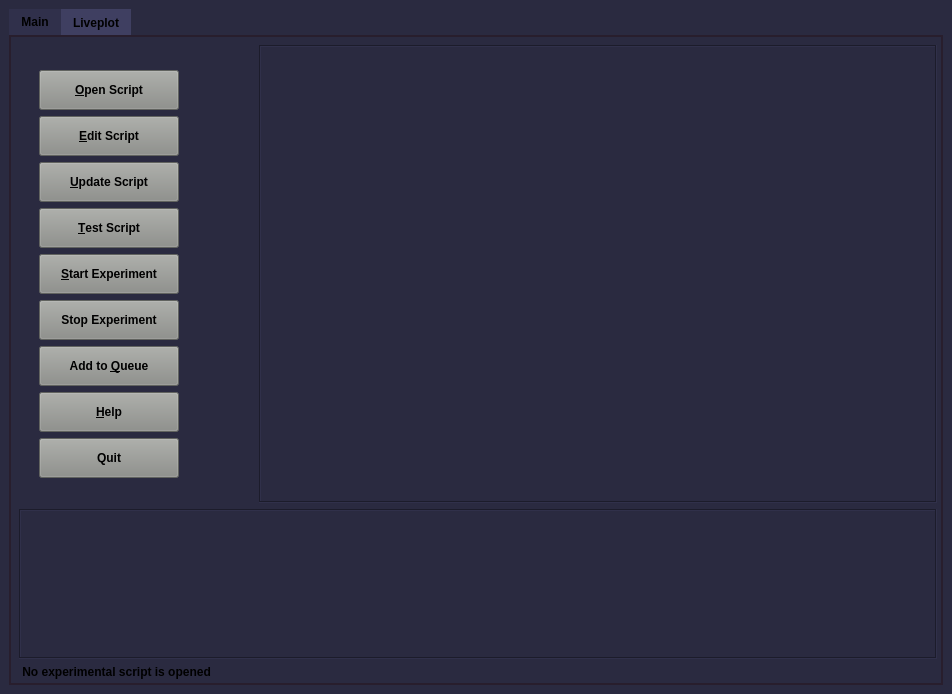
<?xml version="1.0" encoding="UTF-8"?>
<ui version="4.0">
 <class>MainWindow</class>
 <widget class="QMainWindow" name="MainWindow">
  <property name="geometry">
   <rect>
    <x>0</x>
    <y>0</y>
    <width>952</width>
    <height>694</height>
   </rect>
  </property>
  <property name="sizePolicy">
   <sizepolicy hsizetype="Expanding" vsizetype="Expanding">
    <horstretch>0</horstretch>
    <verstretch>0</verstretch>
   </sizepolicy>
  </property>
  <property name="minimumSize">
   <size>
    <width>0</width>
    <height>0</height>
   </size>
  </property>
  <property name="font">
   <font>
    <family>Arial</family>
    <weight>75</weight>
    <bold>true</bold>
   </font>
  </property>
  <property name="windowTitle">
   <string>Atomize</string>
  </property>
  <property name="styleSheet">
   <string notr="true">background-color: rgb(42,42,64);</string>
  </property>
  <widget class="QWidget" name="centralwidget">
   <layout class="QGridLayout" name="gridLayout">
    <item row="0" column="0">
     <widget class="QTabWidget" name="tabwidget">
      <property name="font">
       <font>
        <weight>75</weight>
        <bold>true</bold>
       </font>
      </property>
      <property name="focusPolicy">
       <enum>Qt::TabFocus</enum>
      </property>
      <property name="styleSheet">
       <string notr="true">QTabWidget::pane {
    border: 1.5px solid rgb(40, 30, 45 );
}
QTabBar::tab {
	background: rgb(63, 63, 97 );
}
QTabBar::tab:selected {
    background: rgb(48, 48, 75);
}</string>
      </property>
      <property name="tabShape">
       <enum>QTabWidget::Rounded</enum>
      </property>
      <property name="currentIndex">
       <number>0</number>
      </property>
      <property name="iconSize">
       <size>
        <width>16</width>
        <height>16</height>
       </size>
      </property>
      <property name="elideMode">
       <enum>Qt::ElideNone</enum>
      </property>
      <property name="tabBarAutoHide">
       <bool>false</bool>
      </property>
      <widget class="QWidget" name="tab">
       <attribute name="title">
        <string>Main</string>
       </attribute>
       <layout class="QGridLayout" name="gridLayout_3">
        <property name="leftMargin">
         <number>8</number>
        </property>
        <property name="topMargin">
         <number>6</number>
        </property>
        <property name="rightMargin">
         <number>4</number>
        </property>
        <property name="bottomMargin">
         <number>4</number>
        </property>
        <item row="0" column="0">
         <layout class="QGridLayout" name="gridLayout_tab" rowstretch="0,0,0,0,0,0,0,0,0,0,0,0,0,0,0,0" columnstretch="0,0,0,0">
          <property name="sizeConstraint">
           <enum>QLayout::SetMinAndMaxSize</enum>
          </property>
          <property name="topMargin">
           <number>2</number>
          </property>
          <property name="horizontalSpacing">
           <number>20</number>
          </property>
          <property name="verticalSpacing">
           <number>6</number>
          </property>
          <item row="4" column="1">
           <widget class="QPushButton" name="button_edit">
            <property name="minimumSize">
             <size>
              <width>140</width>
              <height>40</height>
             </size>
            </property>
            <property name="font">
             <font>
              <weight>75</weight>
              <bold>true</bold>
             </font>
            </property>
            <property name="styleSheet">
             <string notr="true">background-color: rgb(136, 138, 133);</string>
            </property>
            <property name="text">
             <string>&amp;Edit Script</string>
            </property>
           </widget>
          </item>
          <item row="7" column="1">
           <widget class="QPushButton" name="button_start">
            <property name="minimumSize">
             <size>
              <width>140</width>
              <height>40</height>
             </size>
            </property>
            <property name="font">
             <font>
              <weight>75</weight>
              <bold>true</bold>
             </font>
            </property>
            <property name="styleSheet">
             <string notr="true">background-color: rgb(136, 138, 133);</string>
            </property>
            <property name="text">
             <string>&amp;Start Experiment</string>
            </property>
           </widget>
          </item>
          <item row="3" column="1">
           <widget class="QPushButton" name="button_open">
            <property name="sizePolicy">
             <sizepolicy hsizetype="Minimum" vsizetype="Fixed">
              <horstretch>0</horstretch>
              <verstretch>0</verstretch>
             </sizepolicy>
            </property>
            <property name="minimumSize">
             <size>
              <width>140</width>
              <height>40</height>
             </size>
            </property>
            <property name="font">
             <font>
              <weight>75</weight>
              <bold>true</bold>
             </font>
            </property>
            <property name="styleSheet">
             <string notr="true">background-color: rgb(136, 138, 133);</string>
            </property>
            <property name="text">
             <string>&amp;Open Script</string>
            </property>
           </widget>
          </item>
          <item row="11" column="1">
           <widget class="QPushButton" name="button_quit">
            <property name="minimumSize">
             <size>
              <width>0</width>
              <height>40</height>
             </size>
            </property>
            <property name="font">
             <font>
              <weight>75</weight>
              <bold>true</bold>
             </font>
            </property>
            <property name="styleSheet">
             <string notr="true">background-color: rgb(136, 138, 133);</string>
            </property>
            <property name="text">
             <string>Quit</string>
            </property>
           </widget>
          </item>
          <item row="10" column="1">
           <widget class="QPushButton" name="button_help">
            <property name="minimumSize">
             <size>
              <width>0</width>
              <height>40</height>
             </size>
            </property>
            <property name="font">
             <font>
              <weight>75</weight>
              <bold>true</bold>
             </font>
            </property>
            <property name="styleSheet">
             <string notr="true">background-color: rgb(136, 138, 133);</string>
            </property>
            <property name="text">
             <string>&amp;Help</string>
            </property>
           </widget>
          </item>
          <item row="15" column="0" colspan="4">
           <widget class="CodeEditor" name="text_errors">
            <property name="minimumSize">
             <size>
              <width>0</width>
              <height>150</height>
             </size>
            </property>
            <property name="font">
             <font>
              <family>Arial</family>
              <pointsize>9</pointsize>
              <weight>50</weight>
              <bold>false</bold>
             </font>
            </property>
            <property name="mouseTracking">
             <bool>false</bool>
            </property>
            <property name="focusPolicy">
             <enum>Qt::StrongFocus</enum>
            </property>
            <property name="contextMenuPolicy">
             <enum>Qt::CustomContextMenu</enum>
            </property>
            <property name="styleSheet">
             <string notr="true"/>
            </property>
            <property name="frameShape">
             <enum>QFrame::Box</enum>
            </property>
            <property name="frameShadow">
             <enum>QFrame::Sunken</enum>
            </property>
            <property name="lineWidth">
             <number>1</number>
            </property>
            <property name="verticalScrollBarPolicy">
             <enum>Qt::ScrollBarAsNeeded</enum>
            </property>
            <property name="sizeAdjustPolicy">
             <enum>QAbstractScrollArea::AdjustToContentsOnFirstShow</enum>
            </property>
            <property name="readOnly">
             <bool>true</bool>
            </property>
           </widget>
          </item>
          <item row="2" column="1">
           <spacer name="verticalSpacer">
            <property name="orientation">
             <enum>Qt::Vertical</enum>
            </property>
            <property name="sizeHint" stdset="0">
             <size>
              <width>20</width>
              <height>5</height>
             </size>
            </property>
           </spacer>
          </item>
          <item row="2" column="3" rowspan="11">
           <widget class="CodeEditor" name="textEdit">
            <property name="sizePolicy">
             <sizepolicy hsizetype="Expanding" vsizetype="Expanding">
              <horstretch>100</horstretch>
              <verstretch>250</verstretch>
             </sizepolicy>
            </property>
            <property name="minimumSize">
             <size>
              <width>0</width>
              <height>200</height>
             </size>
            </property>
            <property name="font">
             <font>
              <family>Arial</family>
              <pointsize>11</pointsize>
              <weight>50</weight>
              <bold>false</bold>
             </font>
            </property>
            <property name="focusPolicy">
             <enum>Qt::StrongFocus</enum>
            </property>
            <property name="contextMenuPolicy">
             <enum>Qt::CustomContextMenu</enum>
            </property>
            <property name="autoFillBackground">
             <bool>false</bool>
            </property>
            <property name="styleSheet">
             <string notr="true"/>
            </property>
            <property name="frameShape">
             <enum>QFrame::Box</enum>
            </property>
            <property name="frameShadow">
             <enum>QFrame::Sunken</enum>
            </property>
            <property name="lineWidth">
             <number>1</number>
            </property>
            <property name="midLineWidth">
             <number>0</number>
            </property>
            <property name="verticalScrollBarPolicy">
             <enum>Qt::ScrollBarAsNeeded</enum>
            </property>
            <property name="horizontalScrollBarPolicy">
             <enum>Qt::ScrollBarAsNeeded</enum>
            </property>
            <property name="sizeAdjustPolicy">
             <enum>QAbstractScrollArea::AdjustToContents</enum>
            </property>
            <property name="readOnly">
             <bool>false</bool>
            </property>
           </widget>
          </item>
          <item row="5" column="1">
           <widget class="QPushButton" name="button_reload">
            <property name="minimumSize">
             <size>
              <width>0</width>
              <height>40</height>
             </size>
            </property>
            <property name="font">
             <font>
              <weight>75</weight>
              <bold>true</bold>
             </font>
            </property>
            <property name="styleSheet">
             <string notr="true">background-color: rgb(136, 138, 133);</string>
            </property>
            <property name="text">
             <string>&amp;Update Script</string>
            </property>
           </widget>
          </item>
          <item row="6" column="1">
           <widget class="QPushButton" name="button_test">
            <property name="minimumSize">
             <size>
              <width>0</width>
              <height>40</height>
             </size>
            </property>
            <property name="font">
             <font>
              <weight>75</weight>
              <bold>true</bold>
             </font>
            </property>
            <property name="styleSheet">
             <string notr="true">background-color: rgb(136, 138, 133);</string>
            </property>
            <property name="text">
             <string>&amp;Test Script</string>
            </property>
           </widget>
          </item>
          <item row="9" column="1">
           <widget class="QPushButton" name="button_queue">
            <property name="minimumSize">
             <size>
              <width>0</width>
              <height>40</height>
             </size>
            </property>
            <property name="font">
             <font>
              <weight>75</weight>
              <bold>true</bold>
             </font>
            </property>
            <property name="styleSheet">
             <string notr="true">background-color: rgb(136, 138, 133);</string>
            </property>
            <property name="text">
             <string>Add to &amp;Queue</string>
            </property>
           </widget>
          </item>
          <item row="0" column="1">
           <spacer name="verticalSpacer_4">
            <property name="orientation">
             <enum>Qt::Vertical</enum>
            </property>
            <property name="sizeType">
             <enum>QSizePolicy::Fixed</enum>
            </property>
            <property name="sizeHint" stdset="0">
             <size>
              <width>20</width>
              <height>0</height>
             </size>
            </property>
           </spacer>
          </item>
          <item row="3" column="2">
           <spacer name="horizontalSpacer">
            <property name="orientation">
             <enum>Qt::Horizontal</enum>
            </property>
            <property name="sizeHint" stdset="0">
             <size>
              <width>40</width>
              <height>20</height>
             </size>
            </property>
           </spacer>
          </item>
          <item row="8" column="1">
           <widget class="QPushButton" name="button_stop">
            <property name="minimumSize">
             <size>
              <width>0</width>
              <height>40</height>
             </size>
            </property>
            <property name="font">
             <font>
              <weight>75</weight>
              <bold>true</bold>
             </font>
            </property>
            <property name="styleSheet">
             <string notr="true">background-color: rgb(136, 138, 133);</string>
            </property>
            <property name="text">
             <string>Stop Experiment</string>
            </property>
           </widget>
          </item>
          <item row="12" column="1">
           <spacer name="verticalSpacer_2">
            <property name="orientation">
             <enum>Qt::Vertical</enum>
            </property>
            <property name="sizeHint" stdset="0">
             <size>
              <width>20</width>
              <height>11</height>
             </size>
            </property>
           </spacer>
          </item>
         </layout>
        </item>
        <item row="1" column="0">
         <widget class="QLabel" name="label_filename">
          <property name="sizePolicy">
           <sizepolicy hsizetype="Fixed" vsizetype="Fixed">
            <horstretch>0</horstretch>
            <verstretch>0</verstretch>
           </sizepolicy>
          </property>
          <property name="font">
           <font>
            <weight>75</weight>
            <bold>true</bold>
           </font>
          </property>
          <property name="text">
           <string> No experimental script is opened</string>
          </property>
         </widget>
        </item>
       </layout>
      </widget>
      <widget class="QWidget" name="tab_liveplot">
       <attribute name="title">
        <string>Liveplot</string>
       </attribute>
       <layout class="QGridLayout" name="gridLayout_6">
        <item row="0" column="0">
         <layout class="QGridLayout" name="gridLayout_tab_liveplot">
          <property name="sizeConstraint">
           <enum>QLayout::SetFixedSize</enum>
          </property>
         </layout>
        </item>
       </layout>
      </widget>
     </widget>
    </item>
   </layout>
  </widget>
 </widget>
 <customwidgets>
  <customwidget>
   <class>CodeEditor</class>
   <extends>QPlainTextEdit</extends>
   <header location="global">codeeditor.h</header>
  </customwidget>
 </customwidgets>
 <resources/>
 <connections/>
</ui>
